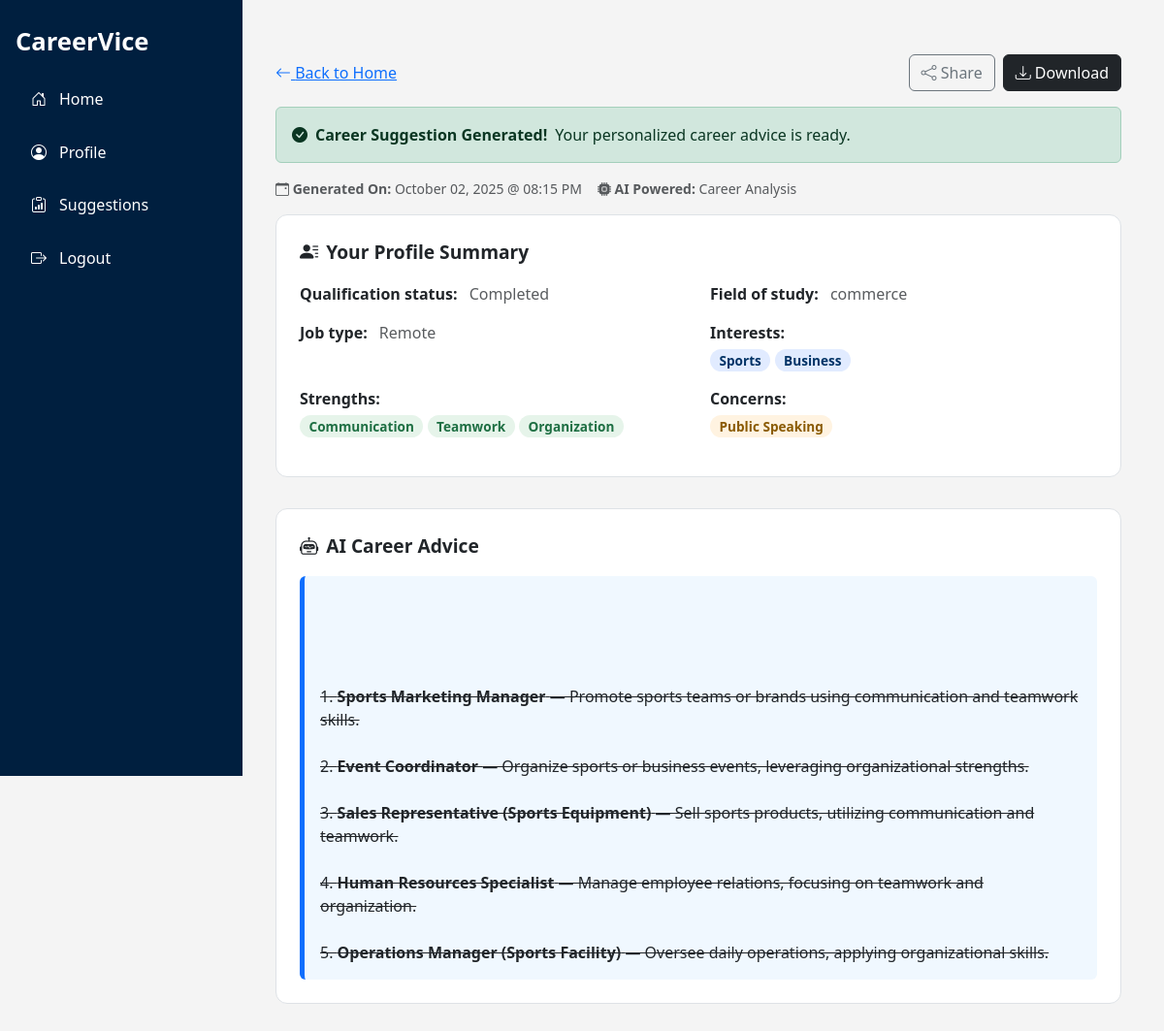
Screenshot of /result/ (signed in) with the database file from the repository.
### CareerViceApp1/models.py (models this page shows)
class CareerSuggestion(models.Model):
    user = models.ForeignKey(User, on_delete=models.CASCADE)
    input_data = models.JSONField()
    suggestion = models.TextField()
    created_at = models.DateTimeField(default=timezone.now)

### CareerViceApp1/views.py (the view)
# urls.py: path('result/', views.result_view, name='result'),
@login_required
def result_view(request):
    last_suggestion = CareerSuggestion.objects.filter(user=request.user).order_by('-created_at').first()
    if not last_suggestion:
        messages.warning(request, "No suggestion found.")
        return redirect('home')
    return render(request, 'result.html', {
        'suggestion': last_suggestion.suggestion,
        'data': last_suggestion.input_data,
        'generated_at': last_suggestion.created_at,  # consistent usage
    })

### CareerViceApp1/templatetags/custom_filters.py (called while the page is built)
@register.filter
def parse_markdown(value):
    if not isinstance(value, str):
        return value
    value = re.sub(r'\*\*(.*?)\*\*', r'<b>\1</b>', value)
    value = value.replace('\n', '<br><br>')
    return mark_safe(value)

@register.filter
def clean_key(value):
    return str(value).replace('_', ' ').replace('-', ' ').capitalize()

@register.filter
def split_by_comma(value):
    return [item.strip() for item in value.split(',')] if value else []

### CareerViceApp1/templates/result.html (shortened to what this page needs)
{% extends 'base.html' %}
{% load custom_filters %}
{% block content %}
<div class="container result-container mt-4">
  <div class="result-header">
    <a href="{% url 'home' %}" class="text-primary fw-medium">
      <i class="bi bi-arrow-left"></i> Back to Home
    </a>
    <div class="btn-group-custom">
      <button class="btn btn-outline-secondary" onclick="navigator.share && navigator.share({ title: 'Career Advice', text: 'Check out my career suggestion!', url: window.location.href })">
        <i class="bi bi-share"></i> Share
      </button>
      <button class="btn btn-dark" onclick="downloadText()">
        <i class="bi bi-download"></i> Download
      </button>
    </div>
  </div>
  <div class="alert alert-success">
    <i class="bi bi-check-circle-fill"></i>
    <strong>Career Suggestion Generated!</strong> Your personalized career advice is ready.
  </div>
  <div class="meta-info d-flex flex-wrap gap-3 align-items-center mb-3 text-muted small">
    {% if generated_at %}
      <div>
        <i class="bi bi-calendar-event"></i>
        <strong>Generated On:</strong> {{ generated_at|date:"F d, Y @ h:i A" }}
      </div>
    {% else %}
      <div>
        <i class="bi bi-calendar-event"></i>
        <strong>Generated On:</strong> N/A
      </div>
    {% endif %}
    <div>
      <i class="bi bi-cpu-fill"></i>
      <strong>AI Powered:</strong> Career Analysis
    </div>
  </div>
  <div class="summary-section">
    <div class="section-title"><i class="bi bi-person-lines-fill"></i> Your Profile Summary</div>
    <div class="row">
      {% for key, value in data.items %}
        {% if key != 'csrfmiddlewaretoken' and key != 'status' %}
          <div class="col-md-6 mb-3">
            <strong>{{ key|clean_key }}:</strong>
            {% if key == "interests" %}
              <div class="mt-1">
                {% for item in value|split_by_comma %}
                  <span class="badge badge-pill badge-lightblue">{{ item }}</span>
                {% endfor %}
              </div>
            {% elif key == "strengths" %}
              <div class="mt-1">
                {% for item in value|split_by_comma %}
                  <span class="badge badge-pill badge-lightgreen">{{ item }}</span>
                {% endfor %}
              </div>
            {% elif key == "concerns" %}
              <div class="mt-1">
                {% for item in value|split_by_comma %}
                  <span class="badge badge-pill badge-lightorange">{{ item }}</span>
                {% endfor %}
              </div>
            {% else %}
              <span class="text-muted ms-2">{{ value }}</span>
            {% endif %}
          </div>
        {% endif %}
      {% endfor %}
    </div>
  </div>
  <div class="suggestion-section">
    <div class="section-title"><i class="bi bi-robot"></i> AI Career Advice</div>
    <div id="suggestionText" class="p-3 rounded" style="background-color: #f0f8ff; border-left: 5px solid #0d6efd;">
      {% if error %}
        <div class="alert alert-danger">{{ error }}</div>
      {% else %}
        {{ suggestion|parse_markdown }}
      {% endif %}
    </div>
  </div>
</div>
{% endblock %}

### CareerViceApp1/static/style.css (style rules this page uses)
:root { --primary-color: #001f3f; --text-color: #fff; }
body { font-family: 'Segoe UI', sans-serif; margin: 0; padding: 0; background: #f4f4f4; }

### CareerViceApp1/templates/result.html (style rules this page uses)
.result-container { max-width: 900px; margin: auto; }
.result-header { display: flex; justify-content: space-between; align-items: center; flex-wrap: wrap; margin-bottom: 1rem; }
.btn-group-custom { display: flex; gap: 0.5rem; }
.alert-success { display: flex; align-items: center; gap: 0.5rem; }
.meta-info { display: flex; gap: 1rem; flex-wrap: wrap; font-size: 0.875rem; color: #555; margin-top: 0.5rem; margin-bottom: 1.5rem; }
.summary-section, .suggestion-section { background-color: #fff; border: 1px solid #dee2e6; border-radius: 0.75rem; padding: 1.5rem; margin-bottom: 2rem; }
.section-title { font-weight: 600; font-size: 1.2rem; margin-bottom: 1rem; display: flex; align-items: center; gap: 8px; }
.badge-pill { padding: 0.35em 0.7em; border-radius: 30px; font-size: 0.85rem; }
.badge-lightblue { background-color: #e1ebff; color: #003366; }
.badge-lightgreen { background-color: #e6f4ea; color: #1e6f43; }
.badge-lightorange { background-color: #fff3e1; color: #8a5a00; }

### rows the page displays
CareerSuggestion: created_at "October 02, 2025 @ 08:15 PM", suggestion "1. Sports Marketing Manager — Promote sports teams or brands using communication and teamwork skills. 2. Event Coordinator — Organize sports or business events, leveraging organizational strengths. 3. Sales Representative (Sports Equipment) — Sell sports products, utilizing communication and teamwork. 4. Human Resources Specialist — Manage employee relations, focusing on teamwork and organization. 5. Operations Manager (Sports Facility) — Oversee daily operations, applying organizational skills."

### other values shown
{{ key|clean_key }} "Qualification status" "Field of study" "Job type" "Interests" "Strengths" "Concerns"
{{ value }} "Completed" "commerce" "Remote"
{{ item }} "Sports" "Business"
{{ item }} "Communication" "Teamwork" "Organization"
{{ item }} "Public Speaking"
